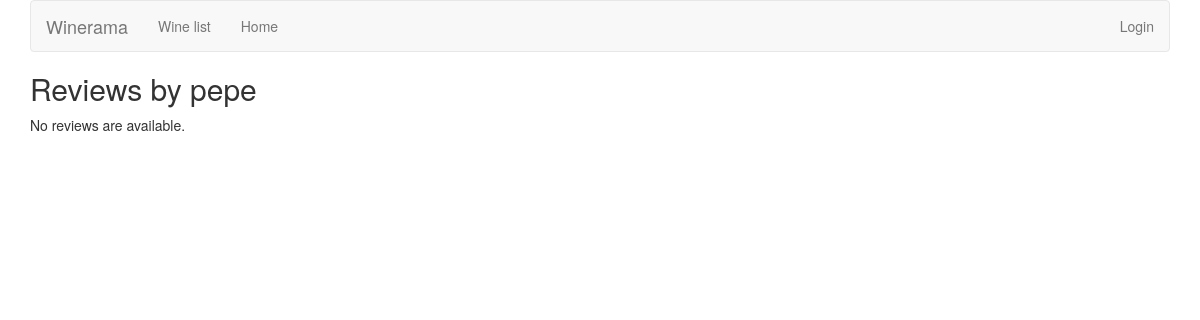
Before: /reviews/review/user/pepe/ with the older database file.
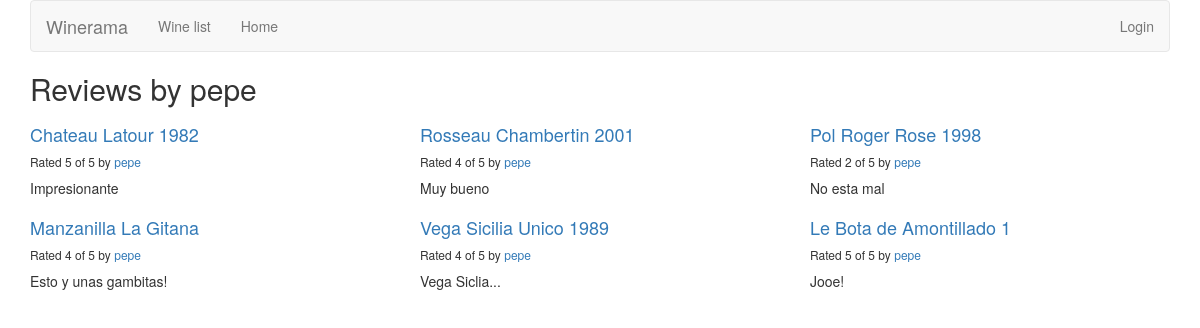
After: the same page with the newer database file.
### reviews/models.py (models this page shows, shortened)
class Review(models.Model):
    RATING_CHOICES=(
        (1,'1'),
        (2,'2'),
        (3,'3'),
        (4,'4'),
        (5,'5'),
    )
    wine=models.ForeignKey(Wine) #tells Django each "Review" is related to a single "Wine"
    pub_date=models.DateTimeField('date published')
    user_name=models.CharField(max_length=100)
    comment=models.CharField(max_length=200)
    rating=models.IntegerField(choices=RATING_CHOICES)

class Wine(models.Model):
    name=models.CharField(max_length=200)

### reviews/views.py (the view)
# urls.py: url(r'^review/user/(?P<username>\w+)/$',views.user_review_list,name='user_review_list'),
def user_review_list(request,username=None):
    if not username:
        username=request.user.username
    latest_review_list=Review.objects.filter(user_name=username).order_by('-pub_date')
    context={'latest_review_list':latest_review_list,'username':username}
    return render(request,'reviews/user_review_list.html',context)

### reviews/templates/reviews/user_review_list.html
{% extends 'reviews/review_list.html' %}
{% block title %}
<h2>Reviews by {{ username }}</h2>
{% endblock %}

### reviews/templates/reviews/review_list.html (shortened to what this page needs)
{% extends 'base.html' %}
{% block content %}
{% if latest_review_list %}
<div class="row">
    {% for review in latest_review_list %}
    <div class="col-xs-6 col-lg-4">
        <h4><a href="{% url 'reviews:review_detail' review.id %}">
        {{ review.wine.name }}
        </a></h4>
        <h6>Rated {{ review.rating }} of 5 by <a href="{% url 'reviews:user_review_list' review.user_name %}">{{ review.user_name }}</a></h6>
        <p>{{ review.comment }}</p>
    </div>
    {% endfor %}
</div>
{% else %}
<p>No reviews are available.</p>
{% endif %}
{% endblock %}

### templates/base.html (shortened to what this page needs)
{% load bootstrap3 %}
{% bootstrap_css %}
{% block bootstrap3_content %}
<div class="container">
    <nav class="navbar navbar-default">
        <div class="navbar-header">
            <a class="navbar-brand" href="{% url 'reviews:review_list' %}">Winerama</a>
        </div>
        <div id="navbar" class="navbar-collapse collapse">
            <ul class="nav navbar-nav">
                <li><a href="{% url 'reviews:wine_list' %}">Wine list</a></li>
                <li><a href="{% url 'reviews:review_list' %}">Home</a></li>
            </ul>
            <ul class="nav navbar-nav navbar-right">
            {% if user.is_authenticated %}
                <li><a href="{% url 'reviews:user_review_list' user.username %}">Hello {{ user.username }}</a></li>
                <li><a href="{% url 'reviews:user_recommendation_list' %}">Wine suggestions</a></li>
	        <li><a href="{% url 'auth:logout' %}">Logout</a></li>
                {% else %}
                <li><a href="{% url 'auth:login' %}">Login</a></li>
                {% endif %}
            </ul>
        </div>
    </nav>
    <h1>{% block title %}(no title){% endblock %}</h1>
    {% block content %}(no content){% endblock %}
</div>
{% endblock %}

Changed rows visible on the page:
added Review: wine.name "Chateau Latour 1982", rating "5", user_name "pepe", comment "Impresionante"
added Review: wine.name "Rosseau Chambertin 2001", rating "4", user_name "pepe", comment "Muy bueno"
added Review: wine.name "Pol Roger Rose 1998", rating "2", user_name "pepe", comment "No esta mal"
added Review: wine.name "Manzanilla La Gitana", rating "4", user_name "pepe", comment "Esto y unas gambitas!"
added Review: wine.name "Vega Sicilia Unico 1989", rating "4", user_name "pepe", comment "Vega Siclia..."
added Review: wine.name "Le Bota de Amontillado 1", rating "5", user_name "pepe", comment "Jooe!"
Other visible differences:
text no longer shown: "No reviews are available."
